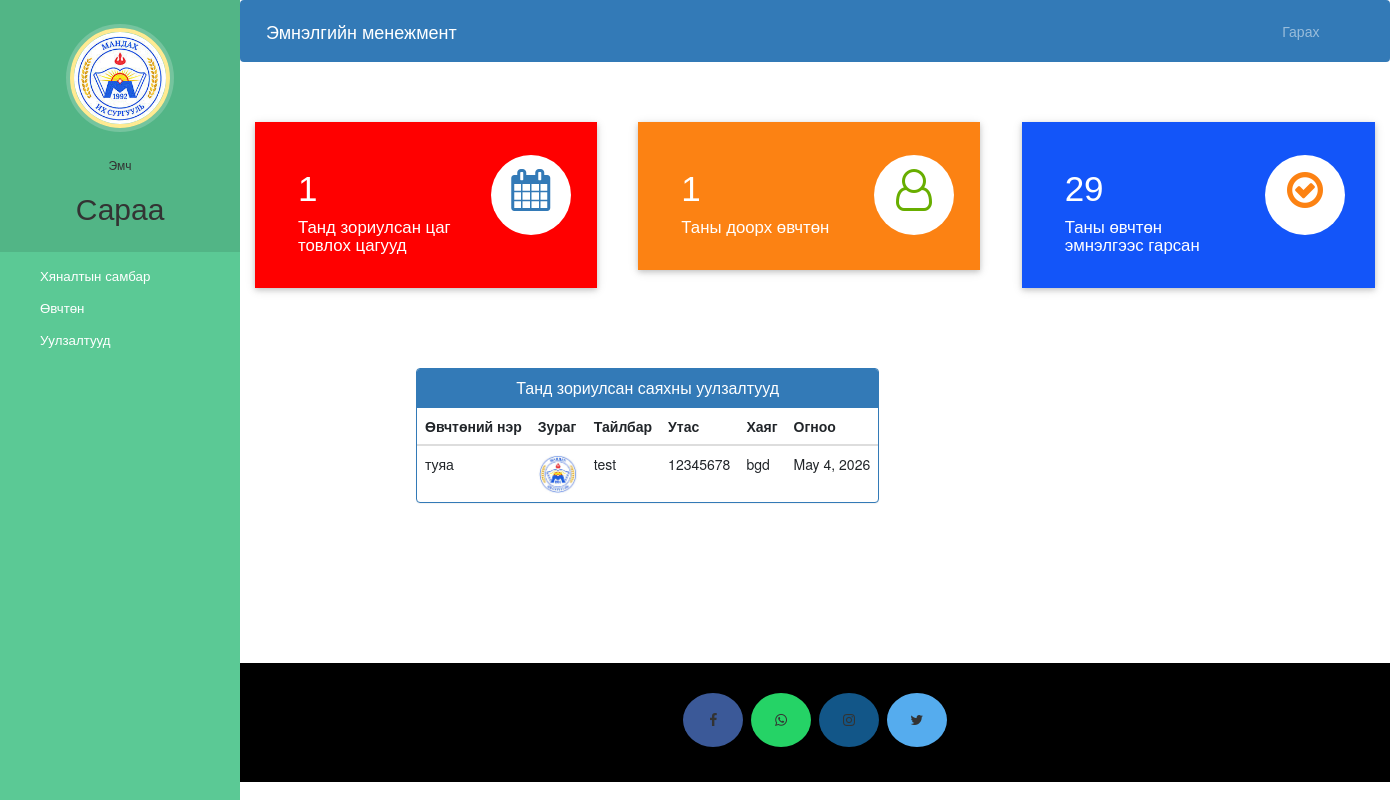
The app's page /doctor-dashboard/ (signed in) with its own data.
### hospital/models.py (models this page shows, shortened)
class Doctor(models.Model):
    user=models.OneToOneField(User,on_delete=models.CASCADE)
    profile_pic= models.ImageField(upload_to='profile_pic/DoctorProfilePic/',null=True,blank=True)
    address = models.CharField(max_length=40)
    mobile = models.CharField(max_length=20,null=True)
    department= models.CharField(max_length=50,choices=departments,default='Cardiologist')
    status=models.BooleanField(default=False)

class Appointment(models.Model):
    patientId=models.PositiveIntegerField(null=True)
    doctorId=models.PositiveIntegerField(null=True)
    patientName=models.CharField(max_length=40,null=True)
    doctorName=models.CharField(max_length=40,null=True)
    appointmentDate=models.DateField(auto_now=True)
    description=models.TextField(max_length=500)
    status=models.BooleanField(default=False)

class Patient(models.Model):
    user=models.OneToOneField(User,on_delete=models.CASCADE)
    profile_pic= models.ImageField(upload_to='profile_pic/PatientProfilePic/',null=True,blank=True)
    address = models.CharField(max_length=40)
    mobile = models.CharField(max_length=20,null=False)
    symptoms = models.CharField(max_length=100,null=False)
    assignedDoctorId = models.PositiveIntegerField(null=True)
    admitDate=models.DateField(auto_now=True)
    status=models.BooleanField(default=False)

### hospital/views.py (the view)
# urls.py: path('doctor-dashboard/', views.doctor_dashboard_view,name='doctor-dashboard'),
@login_required(login_url='doctorlogin')
@user_passes_test(is_doctor)
def doctor_dashboard_view(request):
    patientcount=models.Patient.objects.all().filter(status=True,assignedDoctorId=request.user.id).count()
    appointmentcount=models.Appointment.objects.all().filter(status=True,doctorId=request.user.id).count()
    patientdischarged=models.PatientDischargeDetails.objects.all().distinct().filter(assignedDoctorName=request.user.first_name).count()
    appointments=models.Appointment.objects.all().filter(status=True,doctorId=request.user.id).order_by('-id')
    patientid=[]
    for a in appointments:
        patientid.append(a.patientId)
    patients=models.Patient.objects.all().filter(status=True,user_id__in=patientid).order_by('-id')
    appointments=zip(appointments,patients)
    mydict={
    'patientcount':patientcount,
    'appointmentcount':appointmentcount,
    'patientdischarged':patientdischarged,
    'appointments':appointments,
    'doctor':models.Doctor.objects.get(user_id=request.user.id), #for profile picture of doctor in sidebar
    }
    return render(request,'hospital/doctor_dashboard.html',context=mydict)

### hospital/views.py (called while the page is built)
def is_doctor(user):
    return user.groups.filter(name='DOCTOR').exists()

### templates/hospital/doctor_dashboard.html
{% extends 'hospital/doctor_base.html' %}
{% load static %}
{% block content %}
{%include 'hospital/doctor_dashboard_cards.html'%}
<br><br><br><br>
<div class="container">
  <div class="row">
    <div class="panel panel-primary" style="margin-left:15%;">
      <div class="panel-heading" style="text-align:center;">
        <h6 class="panel-title">Танд зориулсан саяхны уулзалтууд</h6>
      </div>
      <table class="table table-hover" id="dev-table">
        <thead>
          <tr>
            <th>Өвчтөний нэр</th>
            <th>Зураг</th>
            <th>Тайлбар</th>
            <th>Утас</th>
            <th>Хаяг</th>
            <th>Огноо</th>
          </tr>
        </thead>
        {% for a,p in appointments %}
        <tr>
          <td>{{a.patientName}}</td>
          <td> <img src="{% static p.profile_pic.url %}" alt="Profile Pic" height="40px" width="40px" /></td>
          <td>{{a.description}}</td>
          <td>{{p.mobile}}</td>
          <td>{{p.address}}</td>
          <td>{{a.appointmentDate}}</td>
        </tr>
        {% endfor %}
      </table>
    </div>
  </div>
</div>
{% endblock content %}

### templates/hospital/doctor_base.html (shortened to what this page needs)
<!DOCTYPE html>
{% load static %}
<html lang="en">
<head>
  <link rel="stylesheet" href="https://stackpath.bootstrapcdn.com/bootstrap/4.3.1/css/bootstrap.min.css">
  <link rel="stylesheet" href="https://maxcdn.bootstrapcdn.com/font-awesome/4.7.0/css/font-awesome.min.css">
</head>
<body>
  <nav class="menu" tabindex="0">
    <header class="avatar">
      <img src="{% static doctor.profile_pic.url %}" alt="Profile Pic" />
      <br><br>
      <h6>Эмч</h6>
      <h2>{{request.user.first_name}}</h2>
    </header>
    <ul>
      <li tabindex="0" class="icon-dashboard"> <a style="color:white; text-decoration:none;" href="/doctor-dashboard"><span>Хяналтын самбар</span></a> </li>
      <li tabindex="0" class="icon-users"> <a style="color:white; text-decoration:none;" href="/doctor-patient"><span>Өвчтөн</span></a></li>
      <li tabindex="0" class="icon-calendar"> <a style="color:white; text-decoration:none;" href="/doctor-appointment"><span>Уулзалтууд</span></a></li>
    </ul>
  </nav>
  <main>
    <div class="bs-example">
      <nav class="navbar navbar-expand-md  navbar-dark fixed-top" style="background:#337AB7;">
        <a href="/doctor-dashboard" class="navbar-brand">Эмнэлгийн менежмент</a>
        <div class="collapse navbar-collapse justify-content-between" id="navbarCollapse">
          <div class="navbar-nav" style=" margin-left: 90%;">
            <a href="/logout" class="nav-item nav-link">Гарах</a>
          </div>
        </div>
      </nav>
    </div>
    <br><br>
    {% block content %}
    {% endblock content %}
    <br><br><br><br><br><br><br>
    <footer>
      <p>
        <a id="ftr" class="fa fa-facebook"></a>
        <a id="ftr" class="fa fa-whatsapp"></a>
        <a id="ftr" class="fa fa-instagram"></a>
        <a id="ftr" class="fa fa-twitter"></a>
      </p>
      <br>
    </footer>
  </main>
</body>
</html>

### templates/hospital/doctor_base.html (style rules this page uses)
a:link { text-decoration: none; }
a { color: white; }
footer { padding: 0px 0px 0px 0px; background-color: black; margin: 0px; }
#ftr { padding: 20px; }
.fa { font-size: 23px; width: 60px; text-align: center; text-decoration: none; margin: 5px 2px; border-radius: 50%; }
.fa-facebook { background: #3B5998; color: white; margin-top: 30px; }
.fa-whatsapp { background: #25d366; color: white; }
.fa-twitter { background: #55ACEE; color: white; }
.fa-instagram { background: #125688; color: white; }
p { text-align: center; }
body { padding-left: 240px; }
main { position: relative; height: 100vh; }
.menu { background: #5bc995; height: 100vh; width: 240px; position: fixed; top: 0px; left: 0; z-index: 5; outline: none; }
.menu .avatar { background: rgba(0, 0, 0, 0.1); padding: 2em 0.5em; text-align: center; }
.menu .avatar img { width: 100px; border-radius: 50%; overflow: hidden; border: 4px solid #ffea92; box-shadow: 0 0 0 4px rgba(255, 255, 255, 0.2); }
.menu .avatar h2 { font-weight: normal; margin-bottom: 0; }
.menu ul { list-style: none; padding: 0.5em 0; margin: 0; }
.menu ul li { padding: 0.5em 1em 0.5em 3em; font-size: 0.95em; font-weight: regular; background-repeat: no-repeat; background-position: left 15px center; background-size: auto 20px; transition: all 0.15s linear; cursor: pointer; }
.menu ul li.icon-dashboard { background-image: url("http://www.entypo.com/images//gauge.svg"); }
.menu ul li.icon-users { background-image: url("http://www.entypo.com/images//users.svg"); }
.menu ul li.icon-calendar { background-image: url("http://www.entypo.com/images//calendar.svg"); }

### records on screen
Doctor: profile_pic (picture)
Appointment: patientName "туяа", profile_pic (picture), description "test", mobile "12345678", address "bgd", appointmentDate "May 4, 2026"

### other values on screen
{{ request.user.first_name }} "Сараа"
{{ appointmentcount }} "1"
{{ patientcount }} "1"
{{ patientdischarged }} "29"
